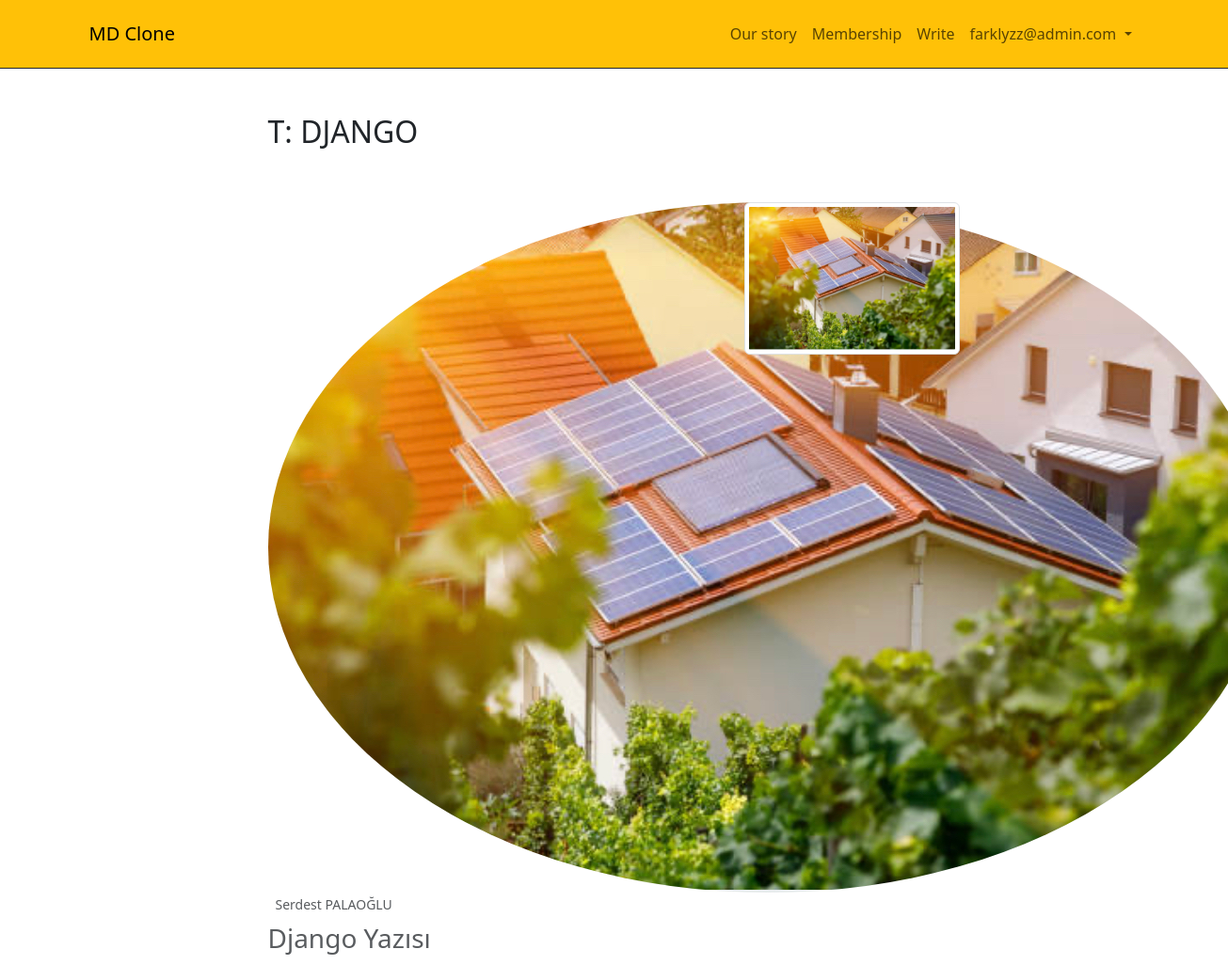
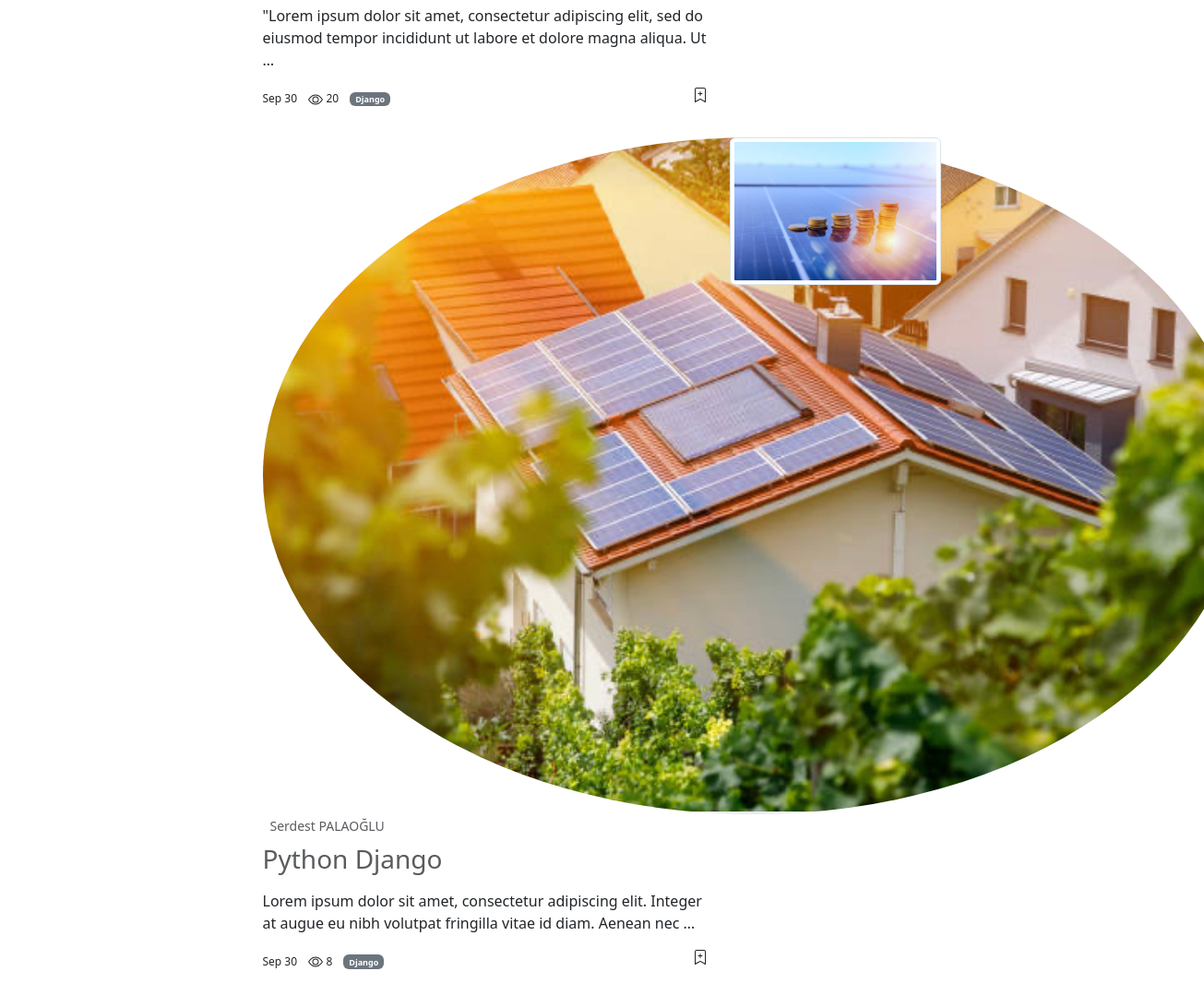
Page /blog/tag/django/ (signed in) on the committed database (2 pictures, top to bottom).
### blog/models.py (models this page shows, shortened)
class BaseModel(models.Model):
    title = models.CharField(max_length=200)
    slug = AutoSlugField(populate_from='title', unique=True)
    is_active = models.BooleanField(default=True)
    created_at = models.DateTimeField(auto_now_add=True)
    updated_at = models.DateTimeField(auto_now=True)
    class Meta:
        abstract = True
        ordering = ('title',)

class Tag(BaseModel):
    def __str__(self):
        return self.title

class BlogPost(BaseModel):
    user = models.ForeignKey(User, on_delete=models.CASCADE)
    content = HTMLField(blank=True, null=True)
    category = models.ForeignKey(Category, on_delete=models.SET_NULL, null=True)
    tag = models.ManyToManyField(Tag,)
    cover_image = models.ImageField(upload_to='post')
    view_count = models.PositiveBigIntegerField(default=0)
    class Meta:
        ordering = ('-created_at',)
    def get_absolute_url(self):
        return reverse(
            'read:post_detail_view',
            kwargs={
                "user_slug": self.user.profile.slug,
                "post_slug": self.slug
            }
        )

class Category(BaseModel):
    def __str__(self):
        return self.title
    def get_absolute_url(self):
        return reverse(
            'blog:category_view',
            kwargs={
                "category_slug": self.slug
            }
        )

### user_profile/models.py (models this page shows)
class Profile(models.Model):
    user = models.OneToOneField(User, on_delete=models.CASCADE)
    avatar = models.ImageField(upload_to='avatar')
    instagram = models.CharField(max_length=200)
    slug = models.SlugField(max_length=200)
    info = tinymce_models.HTMLField(blank=True, null=True)
    def get_all_posts_url(self):
        return reverse(
            'read:all_posts_view',
            kwargs={
                "user_slug": self.slug
            }
        )
    def get_profile_edit_url(self):
        return reverse(
            'user_profile:profile_edit_view'
        )

### blog/views.py (the view)
# urls.py: path('tag/<slug:tag_slug>/', tag_view, name='tag_view'),
def tag_view(request, tag_slug):
    tag = get_object_or_404(Tag, slug=tag_slug)
    posts = BlogPost.objects.filter(tag=tag)
    context = dict(
        tag = tag,
        posts=posts,
    )
    return render(request, 'read/all_posts.html', context)

### read/templates/read/all_posts.html
{% extends 'core/base.html' %}
{% block content %}
<div class="container">
    <div class="row">
        <div class="col-sm-8 offset-sm-2 mt-5">
            {% if category %}
            <h2>K: {{ category.title|upper }}</h2>
            {% elif tag %}
            <h2>T: {{ tag.title|upper }}</h2>
            {% elif profile %}
            <h2>My All Posts: {{ profile.user }}</h2>
            {% endif %}
        </div>
        <div class="col-sm-8 offset-sm-2 mt-5">
            {% if category %}
                {% with posts=category.blogpost_set.all %}
                    {% for post in posts %}
                        {% include 'blog/components/post.html' %}
                    {% endfor %}
                {% endwith %}
            {% elif profile %}
                {% with posts=profile.user.blogpost_set.all %}
                    {% for post in posts %}
                        {% include 'blog/components/post.html' %}
                    {% endfor %}
                {% endwith %}
            {% else %}
                {% with posts=tag.blogpost_set.all %}
                    {% for post in posts %}
                        {% include 'blog/components/post.html' %}
                    {% endfor %}
                {% endwith %}
            {% endif %}
        </div>
    </div>
</div>
{% endblock content %}

### templates/core/navbar.html (shortened to what this page needs)
<nav class="navbar navbar-expand-lg bg-warning border-bottom border-dark">
    <div class="container py-2">
        <a class="navbar-brand" href="{% url 'home_view' %}">MD Clone</a>
        <ul class="navbar-nav ms-auto">
            <li class="nav-item">
                <a class="nav-link" href="#">Our story</a>
            </li>
            <li class="nav-item">
                <a class="nav-link" href="#">Membership</a>
            </li>
            <li class="nav-item">
                <a class="nav-link" href="{% url 'blog:create_blog_post_view' %}">Write</a>
            </li>
            {% if request.user.is_authenticated %}
            <li class="nav-item dropdown">
                <a class="nav-link dropdown-toggle" href="{% url 'user_profile:profile_edit_view' %}" role="button" data-bs-toggle="dropdown" aria-expanded="false">
                    {{ request.user.username }}
                </a>
            </li>
            {% endif %}
        </ul>
    </div>
</nav>

### blog/templates/blog/components/post.html (shortened to what this page needs)
{% load thumbnail %}
<article class="row mb-3">
    <div class="col-sm-8">
        <div>
            <a href="{{ post.user.profile.get_all_posts_url  }}" class="text-decoration-none text-muted">
                <img src="{{ post.user.profile.avatar|thumbnail_url:'avatar' }}" class="rounded-circle" alt="">
                <small class="ms-2">{{ post.user.get_full_name }}</small>
            </a>
        </div>
        <h3 class="mt-2">
            <a href="{{ post.get_absolute_url }}" class="text-decoration-none text-muted">{{ post.title }}</a>
        </h3>
        <p class="text-muted">
            {{ post.content|safe|truncatewords_html:20 }}
        </p>
        <ul class="list-inline">
            <li class="list-inline-item fs-12">Sep 30</li>
            <li class="list-inline-item fs-12">
                   {{ post.view_count }}
            </li>
            <li class="list-inline-item fs-12">
                <span class="badge bg-secondary">
                <a href="{{ post.category.get_absolute_url }}" class="text-decoration-none text-white">
                    {{ post.category }}
                </a>
                </span>
            </li>
            <li class="list-inline-item fs-12 float-end">
            </li>
        </ul>
    </div>
    <div class="col-sm-4">
        <img src="{{ post.cover_image|thumbnail_url:'thumbnail' }}" alt="" class="w-100 img-thumbnail">
    </div>
</article>

### static_files/css/style.css (style rules this page uses)
.fs-12 { font-size: 12px; }

### rows in the picture
Tag: title "DJANGO"
BlogPost: user.profile.avatar|thumbnail_url (picture), user.get_full_name "Serdest PALAOĞLU", title "Django Yazısı", content "\"Lorem ipsum dolor sit amet, consectetur adipiscing elit, sed do eiusmod tempor incididunt ut labore et dolore magna aliqua. Ut …", view_count "20", category "Django", cover_image|thumbnail_url (picture)
BlogPost: user.profile.avatar|thumbnail_url (picture), user.get_full_name "Serdest PALAOĞLU", title "Python Django", content "Lorem ipsum dolor sit amet, consectetur adipiscing elit. Integer at augue eu nibh volutpat fringilla vitae id diam. Aenean nec …", view_count "8", category "Django", cover_image|thumbnail_url (picture)

### other values in the picture
{{ request.user.username }} "farklyzz@admin.com"
